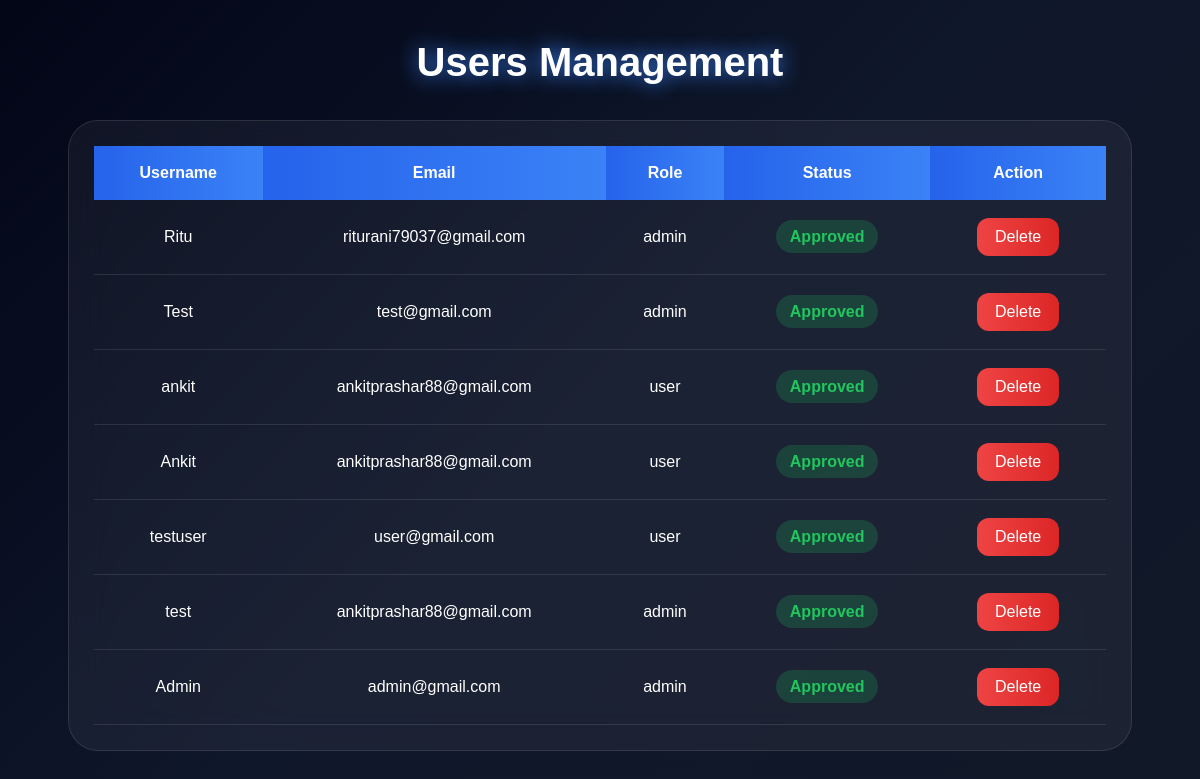
Screenshot of /users/ (signed in) with the database file from the repository.
### shop/models.py (models this page shows, shortened)
class UserProfile(models.Model):
    user=models.OneToOneField(
        User,
        on_delete=models.CASCADE
    )
    role=models.CharField(
        max_length=20,
        choices=[
            ('user','User'),
            ('admin','Admin')
        ]
    )
    approved=models.BooleanField(
        default=False
    )

### shop/views.py (the view)
@login_required
def users_page(request):
    users = UserProfile.objects.all()
    return render(
        request,
        'users.html',
        {
            'users': users
        }
    )

### templates/users.html (shortened to what this page needs)
{% load static %}
<!doctype html>
<html lang="en">
  <head>
    <link rel="stylesheet" href="{% static 'css/users.css' %}" />
  </head>
  <body>
    <div class="container">
      <h1>Users Management</h1>
      <div class="table-box">
        <table>
          <thead>
            <tr>
              <th>Username</th>
              <th>Email</th>
              <th>Role</th>
              <th>Status</th>
              <th>Action</th>
            </tr>
          </thead>
          <tbody>
            {% for user in users %}
            <tr>
              <td>{{ user.user.username }}</td>
              <td>{{ user.user.email }}</td>
              <td>{{ user.role }}</td>
              <td>
                {% if user.approved %}
                <span class="approved"> Approved </span>
                {% else %}
                <span class="pending"> Pending </span>
                {% endif %}
              </td>
              <td>
                <a href="{% url 'delete_user' user.id %}" class="delete-btn">
                  Delete
                </a>
              </td>
            </tr>
            {% empty %}
            <tr>
              <td colspan="5">No Users Found</td>
            </tr>
            {% endfor %}
          </tbody>
        </table>
      </div>
    </div>
  </body>
</html>

### static/css/users.css (style rules this page uses)
* { margin: 0; padding: 0; box-sizing: border-box; font-family: Arial, sans-serif; }
body { min-height: 100vh; padding: 40px; background: linear-gradient(135deg, #020617, #0f172a, #111827); color: white; }
.container { width: 95%; margin: auto; }
.container h1 { font-size: 40px; margin-bottom: 35px; text-align: center; text-shadow: 0 0 20px #3b82f6; }
.table-box { padding: 25px; border-radius: 30px; background: rgba(255, 255, 255, 0.05); backdrop-filter: blur(20px); border: 1px solid rgba(255, 255, 255, 0.1); overflow-x: auto; }
table { width: 100%; border-collapse: collapse; }
th { padding: 18px; background: linear-gradient(90deg, #2563eb, #3b82f6); color: white; font-size: 16px; }
td { padding: 18px; text-align: center; border-bottom: 1px solid rgba(255, 255, 255, 0.1); }
.approved { padding: 8px 14px; border-radius: 25px; background: rgba(34, 197, 94, 0.2); color: #22c55e; font-weight: bold; }
.delete-btn { display: inline-block; padding: 10px 18px; border-radius: 12px; text-decoration: none; color: white; background: linear-gradient(90deg, #ef4444, #dc2626); transition: 0.4s; }

### rows the page displays
UserProfile: user.username "Ritu", user.email "riturani79037@gmail.com", role "admin", approved "Approved"
UserProfile: user.username "Test", user.email "test@gmail.com", role "admin", approved "Approved"
UserProfile: user.username "ankit", user.email "ankitprashar88@gmail.com", role "user", approved "Approved"
UserProfile: user.username "Ankit", user.email "ankitprashar88@gmail.com", role "user", approved "Approved"
UserProfile: user.username "testuser", user.email "user@gmail.com", role "user", approved "Approved"
UserProfile: user.username "test", user.email "ankitprashar88@gmail.com", role "admin", approved "Approved"
UserProfile: user.username "Admin", user.email "admin@gmail.com", role "admin", approved "Approved"
